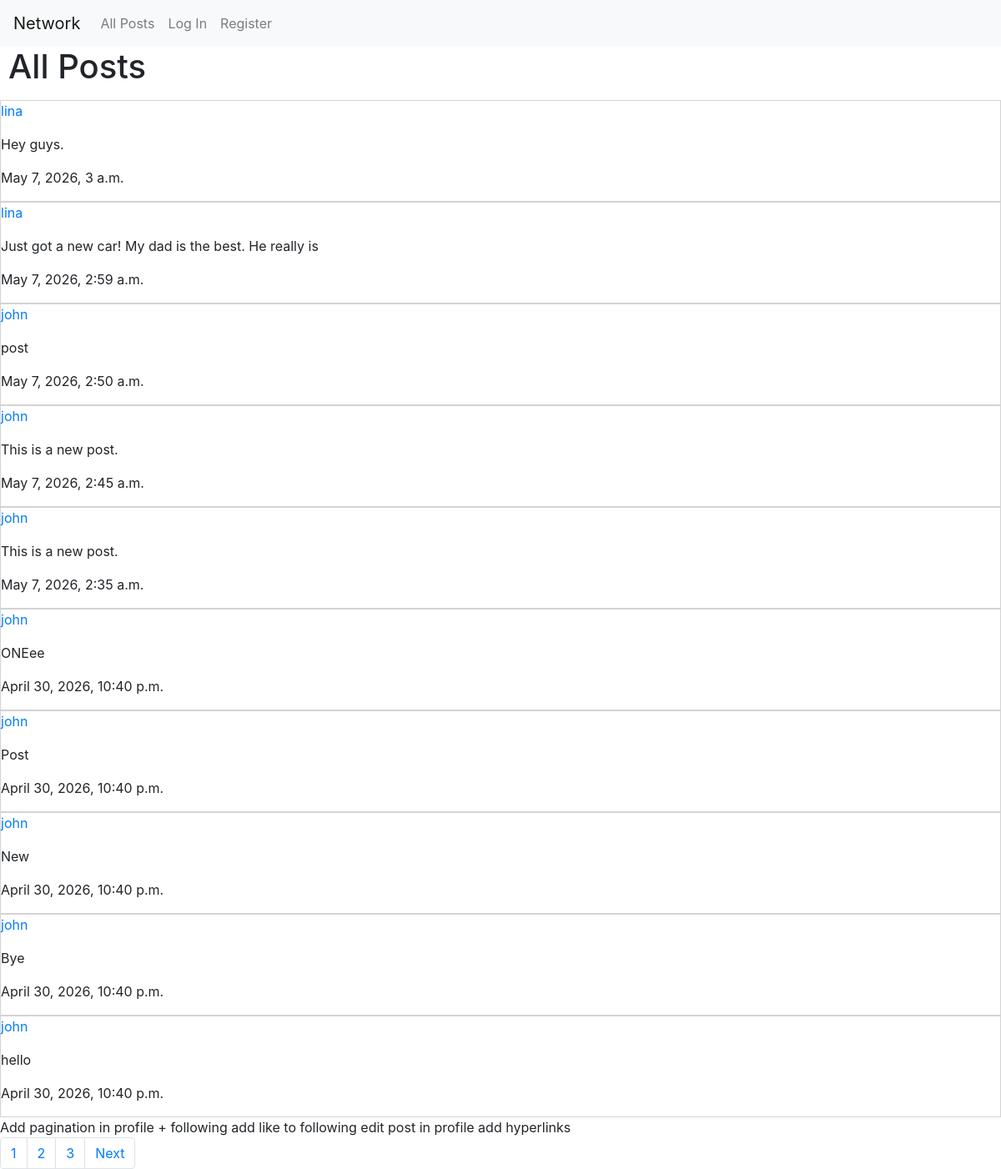
The page / on the database its author committed.
### network/models.py (models this page shows, shortened)
class Post(models.Model):
    author = models.ForeignKey(User, on_delete=models.CASCADE, related_name="current_author")
    time = models.DateTimeField(auto_now_add=True)
    content = models.CharField(max_length=100)

class User(AbstractUser):
    pass

### network/views.py (the view)
# urls.py: path("", views.index, name="index"),
def index(request):
    all_posts = Post.objects.all().order_by('-time')
    try:
        filtered_likes = Like.objects.filter(
        source = request.user
    )
    except:
        filtered_likes = []
    liked_post = []
    for i in filtered_likes:
        post_content = i.target.id
        liked_post.append(post_content)
    p = Paginator(all_posts, 10)
    print(p.num_pages)
    page_number = request.GET.get('page')
    page_obj = p.get_page(page_number)
    return render(request, "network/index.html", {
        "posts":page_obj,  # only worked when changed all_posts to page_obj
        "liked_posts":liked_post,
        "page_obj": page_obj
    })

### network/templates/network/index.html (shortened to what this page needs)
{% extends "network/layout.html" %}
{% load static %}
{% block body %}
<h1>All Posts</h1>
    {% for i in posts %}
    <div class="single_post" id="single_post_{{i.id}}">
        <p><a href="{% url 'user_profile_page' id=i.author.id %}">{{i.author}}</a></p>
        <p id="post_content_{{ i.id }}">{{ i.content }}</p>
        <p>{{i.time}}</p>
    </div>
    {% endfor %}
Add pagination in profile + following
add like to following
edit post in profile
add hyperlinks
    <nav aria-label="Page navigation example">
        <ul class="pagination">
            {% for i in page_obj.paginator.page_range %}
                <li class="page-item"><a class="page-link" href="?page={{i}}">{{i}}</a></li>
            {%endfor%}
            {% if page_obj.has_next %}
                <li class="page-item"><a class="page-link" href="?page={{ page_obj.next_page_number }}">Next</a></li>
            {% endif %}
        </ul>
    </nav>
{% endblock %}

### network/templates/network/layout.html (shortened to what this page needs)
{% load static %}
<!DOCTYPE html>
<html lang="en">
    <head>
        <link rel="stylesheet" href="https://stackpath.bootstrapcdn.com/bootstrap/4.4.1/css/bootstrap.min.css">
        <link href="{% static 'network/styles.css' %}" rel="stylesheet">
    </head>
    <body>
        <nav class="navbar navbar-expand-lg navbar-light bg-light">
            <a class="navbar-brand" href="#">Network</a>
            <div>
              <ul class="navbar-nav mr-auto">
                <li class="nav-item">
                  <a class="nav-link" href="{% url 'index' %}">All Posts</a>
                </li>
                {% if user.is_authenticated %}
                    <li class="nav-item">
                        <a class="nav-link" href="{% url 'following_page' %}">Following</a>
                    </li>
                    <li class="nav-item">
                        <a class="nav-link" href="{% url 'logout' %}">Log Out</a>
                    </li>
                {% else %}
                    <li class="nav-item">
                        <a class="nav-link" href="{% url 'login' %}">Log In</a>
                    </li>
                    <li class="nav-item">
                        <a class="nav-link" href="{% url 'register' %}">Register</a>
                    </li>
                {% endif %}
              </ul>
            </div>
          </nav>
        <div class="body">
            {% block body %}{% endblock %}
        </div>
    </body>
</html>

### network/static/network/styles.css (style rules this page uses)
h1 { margin-left: 10px; }
.single_post { border: lightgray solid 1px; }
ul { list-style-type: none; padding-left: 3; margin: 0; }

### rows shown on the page
Post: author "lina", content "Hey guys.", time "May 7, 2026, 3 a.m."
Post: author "lina", content "Just got a new car! My dad is the best. He really is", time "May 7, 2026, 2:59 a.m."
Post: author "john", content "post", time "May 7, 2026, 2:50 a.m."
Post: author "john", content "This is a new post.", time "May 7, 2026, 2:45 a.m."
Post: author "john", content "This is a new post.", time "May 7, 2026, 2:35 a.m."
Post: author "john", content "ONEee", time "April 30, 2026, 10:40 p.m."
Post: author "john", content "Post", time "April 30, 2026, 10:40 p.m."
Post: author "john", content "New", time "April 30, 2026, 10:40 p.m."
Post: author "john", content "Bye", time "April 30, 2026, 10:40 p.m."
Post: author "john", content "hello", time "April 30, 2026, 10:40 p.m."

### other values the page prints
{{ i }} "1" "2" "3"
